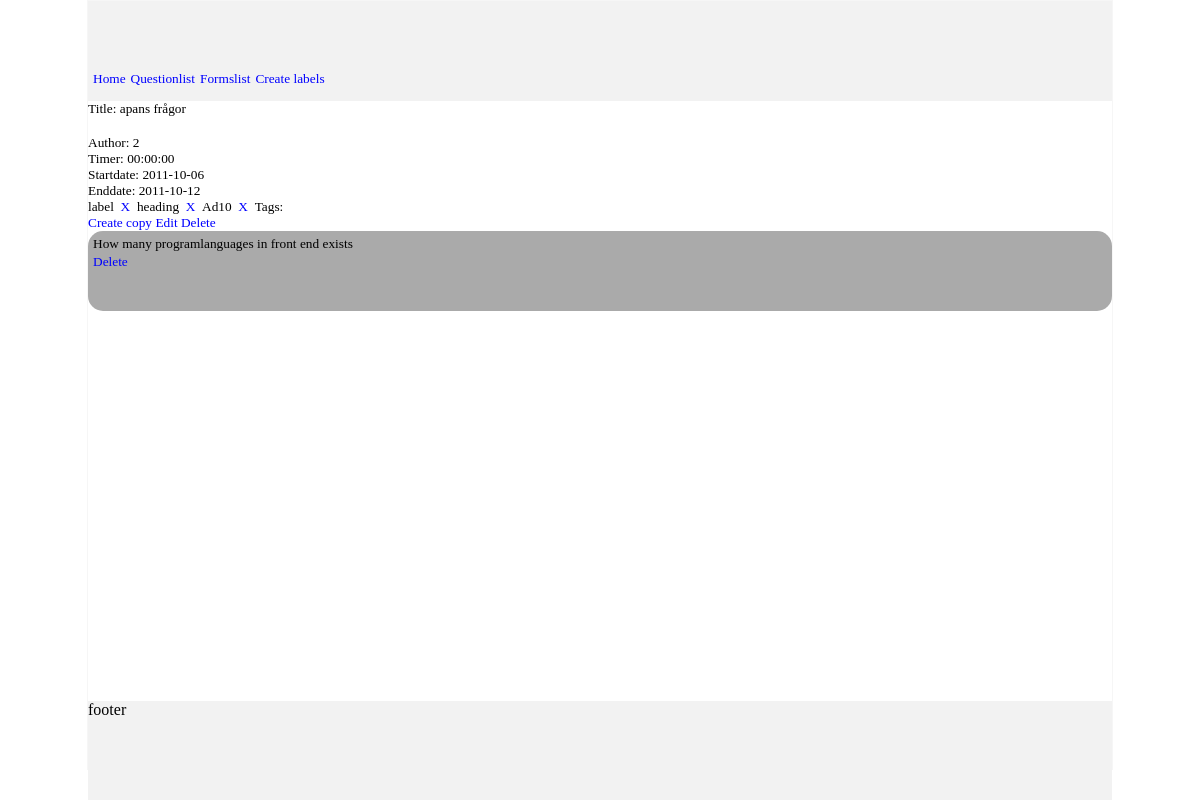
The page /index.php/welcome/view_form/2 on the database its author committed.
### tables this page shows
CREATE TABLE IF NOT EXISTS `tags` (
  `id` int(11) NOT NULL AUTO_INCREMENT,
  `tag` varchar(96) NOT NULL,
  PRIMARY KEY (`id`),
  UNIQUE KEY `tag` (`tag`)
);

CREATE TABLE IF NOT EXISTS `forms_has_questions` (
  `id` int(11) NOT NULL AUTO_INCREMENT,
  `form_id` int(11) NOT NULL,
  `question_id` int(11) NOT NULL,
  PRIMARY KEY (`id`),
  UNIQUE KEY `form_id` (`form_id`,`question_id`)
);

CREATE TABLE IF NOT EXISTS `questions` (
  `id` int(11) NOT NULL AUTO_INCREMENT,
  `author_id` int(11) NOT NULL,
  `created` timestamp NOT NULL DEFAULT CURRENT_TIMESTAMP,
  `question` text NOT NULL,
  `type` int(11) NOT NULL,
  `answ` text,
  `answ1` text,
  `answ2` text,
  `answ3` text,
  `answ4` text,
  `answ5` text,
  PRIMARY KEY (`id`)
);

### application/controllers/welcome.php (called while the page is built, shortened)
<?php
class Welcome extends CI_Controller {
    public function view_form($id = null) {
        $data['include'] = __FUNCTION__;
        $data['content'] = $this->forms->view_form($id);
        foreach ($data['content'] as $item) {
            $data['content']['questions'] = $this->questions->list_questions_by_id($id);
        }
        foreach ($data['content'] as $item) {
            $data['content']['tags'] = $this->tags->retrieve_form_tags($id);
        }
        $this->load->view('index', $data);
    }
}

### index.php (called while the page is built, shortened)
<?php
require_once BASEPATH.'core/CodeIgniter.php';

### application/models/tags.php (called while the page is built, shortened)
<?php
class tags extends CI_Model {
    function retrieve_form_tags($id) {
        $this->db->select('tags.id, tags.tag');
        $this->db->from('tags');
        $this->db->where('forms_has_tags.form_id', $id);
        $this->db->join('forms_has_tags', 'forms_has_tags.tag_id = tags.id');
        $query = $this->db->get();
        if($query->result_array()){
            return $query->result_array();
        }else{
            return null;
        }
    }
}
?>

### application/models/questions.php (called while the page is built, shortened)
<?php
class questions extends CI_Model{
     function list_questions_by_id($id){
        $this->db->select('*');
        $this->db->from('questions');
        $this->db->where('forms_has_questions.form_id', $id);
        $this->db->join('forms_has_questions', 'forms_has_questions.question_id = questions.id', 'RIGHT');
        $query = $this->db->get();
        if($query->result_array()){
            return $query->result_array();
        }else{
            return null;
        }
    }
}
?>

### application/views/view_form.php (the view, shortened to what this page needs)
<?php
echo '<dl class="create_form"><ul>';
echo "<li>Title: {$content[0]['title']}</li><br/>";
echo "<li>Author: {$content[0]['author_id']}</li>";
echo "<li>Timer: {$content[0]['timer']}</li>";
echo "<li>Startdate: {$content[0]['active_start']}</li>";
echo "<li>Enddate: {$content[0]['active_end']}</li></ul>";
if ($content['tags']) {
    echo '<ul class="tags">Tags: ';
    foreach ($content['tags'] as $item) {
        echo '<li class="tag" id="' . $item['id'] . '">'. $item['tag'] . '' . anchor("welcome/remove_tag/{$item['id']}", "&ensp;X").'&ensp;</li>';
    }
    echo '</ul>';
}
echo' <ul class="form_menu"><li>' . anchor('welcome/copy_form', 'Create copy'). ' ' . anchor("welcome/edit_form/{$content[0]['id']}", 'Edit') . ' ' . anchor("welcome/delete_form/{$content[0]['id']}", 'Delete') . '</li></ul>';
if ($content['questions']) {
    foreach ($content['questions'] as $item) {
        switch ($item['type']) {
            case '2': echo '<dl class="questions"><dt id="' . $item['id'] . '">' . ' ' . $item['question'] . '<dt><dd><ul><li>' . $item['answ1'] . '(Correct)</li><li>' . $item['answ2'] . '</li><li>' . $item['answ3'] . '</li><li>' . $item['answ4'] . '</li><li>' . $item['answ5'] . '</li></dd>' . ' ' . anchor("welcome/delete_form_question_connections/{$item['id']}", 'Delete');
                break;
        }
        echo '</dl>';
    }
}
?>

### css/layout.css (style rules this page uses)
body, * { padding: 0; margin: 0; text-decoration: none; list-style-type: none; }

### css/design.css (style rules this page uses)
a:visited, a:active, a { color: blue; }
.questions, .forms, .label { border-radius: 15px; padding: 5px; min-height: 70px; }
.questions, .forms { margin-bottom: 3px; background: #aaa; }
.form_menu, .questions_menu { clear: both; }
.tags { clear: both; }
.tags li { float: left; position: relative; }

### css/text.css (style rules this page uses)
p, form, input, textarea, .label, dd, dt, li, a, .tags { font-size: 10pt; }

### rows shown on the page
tags: tag "label", id "X"
tags: tag "heading", id "X"
tags: tag "Ad10", id "X"
forms_has_questions: question.question "How many programlanguages in front end exists", id "Delete"

### other values the page prints
anchor('welcome/', 'Home') "Home"
anchor('welcome/list_questions', 'Questionlist') "Questionlist"
anchor('welcome/list_forms', 'Formslist') "Formslist"
anchor('welcome/create_labels', 'Create labels') "Create labels"
$content[0]['title'] "apans frågor"
$content[0]['author_id'] "2"
$content[0]['timer'] "00:00:00"
$content[0]['active_start'] "2011-10-06"
$content[0]['active_end'] "2011-10-12"
anchor('welcome/copy_form', 'Create copy') "Create copy"
anchor("welcome/edit_form/{$content[0]['id']}", 'Edit') "Edit"
anchor("welcome/delete_form/{$content[0]['id']}", 'Delete') "Delete"
